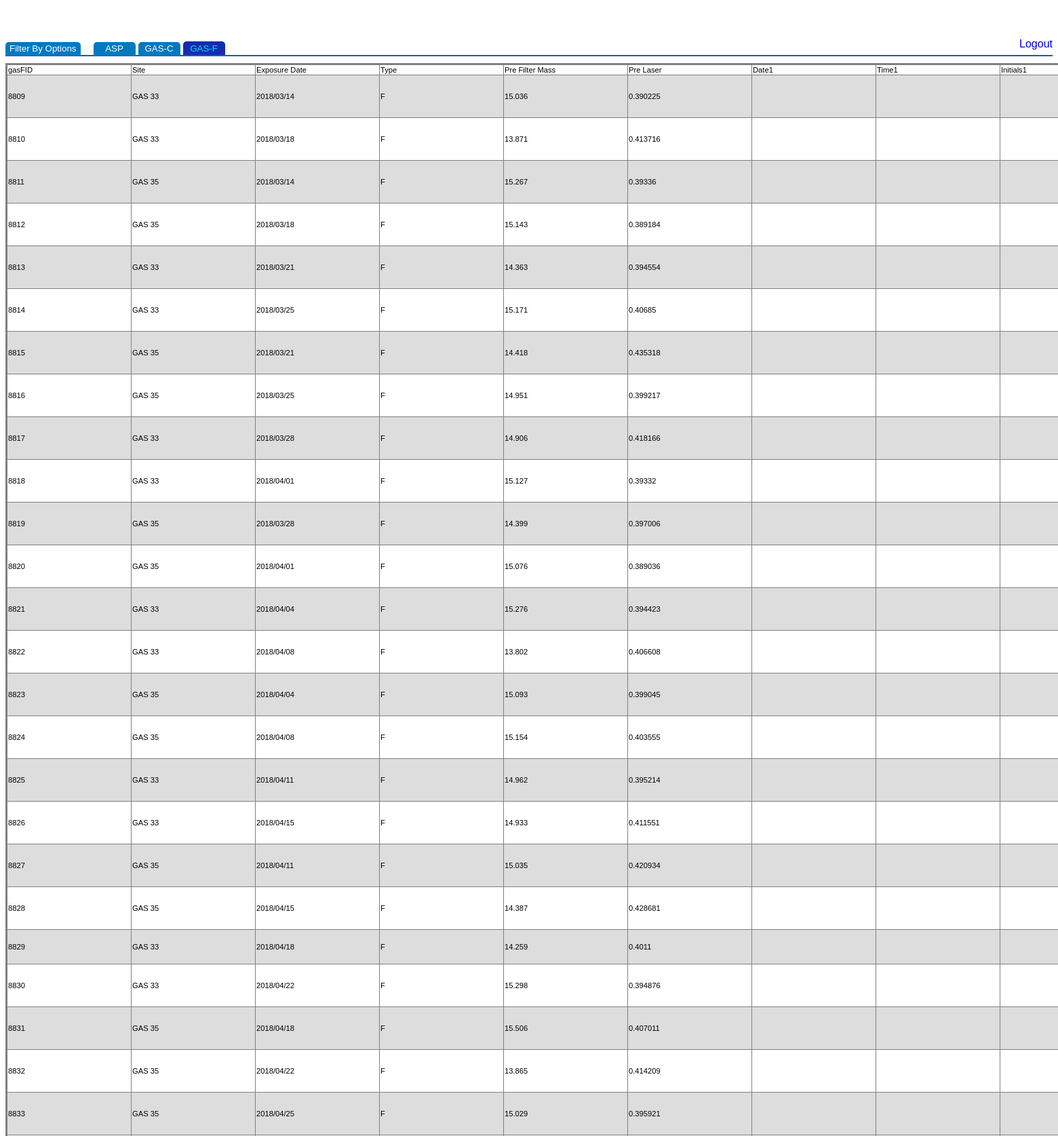
The page /AllGASFData.php (signed in, upper part) on the database its author committed.
### tables this page shows
CREATE TABLE IF NOT EXISTS `gasf` (
  `gasFID` int(11) NOT NULL AUTO_INCREMENT,
  `Site` varchar(15) DEFAULT NULL,
  `Exposure Date` text,
  `Type` char(1) DEFAULT NULL,
  `Pre Filter Mass` double DEFAULT NULL,
  `Pre Laser` double DEFAULT NULL,
  `Date1` text,
  `Time1` text,
  `Initials1` text,
  `Vacuum Valve Closed` int(11) DEFAULT NULL,
  `Pre Vacuum` double DEFAULT NULL,
  `Pre Mass Volume` int(11) DEFAULT NULL,
  `Post Filter Mass` double DEFAULT NULL,
  `Post Laser` double DEFAULT NULL,
  `Date2` text,
  `Time2` text,
  `Initials2` text,
  `Post Vacuum` double DEFAULT NULL,
  `Post Mass Volume` int(11) DEFAULT NULL,
  `Finish Flow Rate` double DEFAULT NULL,
  `Elapsed Time` double DEFAULT NULL,
  `Temperature Max` double DEFAULT NULL,
  `Temperature Min` double DEFAULT NULL,
  `Comments` text,
  `PostDate` text,
  `ReturnDate` text,
  `QA` text,
  `QR barcode Information` text,
  `Exposure Day` varchar(15) DEFAULT NULL,
  `Exposure Month` varchar(15) DEFAULT NULL,
  `Exposure Year` varchar(15) DEFAULT NULL,
  `SamplingDay` text,
  `I0 (405)` double DEFAULT NULL,
  `I0 (465)` double DEFAULT NULL,
  `I0 (525)` double DEFAULT NULL,
  `I0 (639)` double DEFAULT NULL,
  `I0 (870)` double DEFAULT NULL,
  `I0 (940)` double DEFAULT NULL,
  `I0 (1050)` double DEFAULT NULL,
  `I (405)` double DEFAULT NULL,
  `I (465)` double DEFAULT NULL,
  `I (525)` double DEFAULT NULL,
  `I (639)` double DEFAULT NULL,
  `I (870)` double DEFAULT NULL,
  `I (940)` double DEFAULT NULL,
  `I (1050)` double DEFAULT NULL,
  PRIMARY KEY (`gasFID`)
);

### AllGASFData.php (the view, shortened to what this page needs)
<?php
   require_once("db_connect.php");
   ?>
<!DOCTYPE html>
<html lang="en">
   <head>
      <link rel="stylesheet" href="CSS/styles.css">
      <link rel="stylesheet" href="CSS/font-awesome/css/font-awesome.min.css">
   </head>
   <body>
      <div class = "secondBarContainer">
         <div class = "secondBar">
            <button type = "button" onclick = "ToggleFilterMenu();" class = "btn-filter-menu">
               <p class = 'whiteText'>Filter By Options</p>
            </button>
            <button type = "button" onclick = "ViewASPData();" class = "btn-filter-menu" style = "margin-left:15px;">
               <p class = 'whiteText' style = "width:50px;">ASP</p>
            </button>
            <button type = "button" onclick = "ViewGASCData();" class = "btn-filter-menu">
               <p class = 'whiteText' style = "width:50px; ">GAS-C</p>
            </button>
            <button type = "button" onclick = "ViewGASFData();" class = "btn-filter-menu" style = "background-color: #162bb3;">
               <p style = "width:50px; color: #04dcf0;">GAS-F</p>
            </button>
            <div class = "rightDiv">
               <a href="logoff.php" style = "font-family:helvetica;">Logout</a>
            </div>
         </div>
      </div>
      <div class = "navSpacer"></div>
      <?php
         if (isset($_POST['column'])){
         if(isset($_POST['filter'])) {
         $chkbox = $_POST['filter'];
         $i = 0;
         $sql_where = implode (" , ", $chkbox);
         While($i < sizeof($sql_where))
         {
         $i++;
         }
         $sql = "SELECT $sql_where FROM gasf WHERE `Exposure Date` >= now()-interval 3 month ";
         $result = mysqli_query($connection,$sql) or die(mysql_error());
         if (mysqli_num_rows($result) == 0)
            {
                echo "Sorry, but we can not find an entry to match your query...<br><br>";
         	 }
         	     else
            {
               $all_property = array();
         echo '<table class="data-table" border="2" width="auto" overflow: "auto" ID="Table1" style="font-size: 70%;">
                <tr class="data-heading">';
         	while ($property = mysqli_fetch_field($result)) {
            echo '<td>' . $property->name . '</td>';
            array_push($all_property, $property->name);
         }
         }
         echo '</tr>';
         while ($row = mysqli_fetch_array($result)) {
            echo "<tr>";
            foreach ($all_property as $item) {
                echo '<td>' . $row[$item] . '<div style= "width:180px;"</div></td>';
            }
            echo '</tr>';
         }
         }
         }
		 else
            {
         $result = mysqli_query($connection,"SELECT * FROM gasf WHERE `Exposure Date` >= now()-interval 3 month");
         $all_property = array();
         echo '<table class="data-table" border="2" width="auto" overflow: "auto" ID="Table1" style="font-size: 70%;">
                <tr class="data-heading">';
         while ($property = mysqli_fetch_field($result)) {
            echo '<td>' . $property->name . '</td>';
            array_push($all_property, $property->name);
         }
         echo '</tr>';
         while ($row = mysqli_fetch_array($result)) {
            echo "<tr>";
            foreach ($all_property as $item) {
                echo '<td>' . $row[$item] . '<div style= "width:180px;"</div></td>';
            }
            echo '</tr>';
         }
         echo "</table>";
         }
         ?>
   </body>
</html>

### CSS/styles.css (style rules this page uses)
.secondBarContainer { position: fixed; padding-left: 8px; padding-right: 8px; left: 0px; right: 0px; background: white; margin-top: 48px; z-index: 1; }
.secondBar { height: 25px; width: 100%; border-bottom: 2px solid; border-color: #005eb8; }
.secondBar p { display: inline-block; margin: 0; }
.secondBar a { text-decoration: none; color: #0000EE; }
.rightDiv { display: inline-block; float: right; }
.navSpacer { width: 100%; height: 75px; }
.whiteText { padding: 0px; margin: 0px; vertical-align: middle; display: inline-block; color: white; font-family: Arial; margin-right: 5px; }
.btn-filter-menu { height: 80%; margin-top: 5px; background-color: #0079c0; border-style: none; border-top-left-radius: 5px; border-top-right-radius: 5px; }
button { font-family: Arial; }
a { text-decoration: none; color: #0000EE; }
table { margin-top: 10px; border-collapse: collapse; display: inline-block; background-color: white; }
td, th { text-align: left; font-family: Arial; }
tr:nth-child(even) { background-color: #dddddd; }

### rows shown on the page
gasf: gasFID "8809", Site "GAS 33", Exposure Date "2018/03/14", Type "F", Pre Filter Mass "15.036", Pre Laser "0.390225"
gasf: gasFID "8810", Site "GAS 33", Exposure Date "2018/03/18", Type "F", Pre Filter Mass "13.871", Pre Laser "0.413716"
gasf: gasFID "8811", Site "GAS 35", Exposure Date "2018/03/14", Type "F", Pre Filter Mass "15.267", Pre Laser "0.39336"
gasf: gasFID "8812", Site "GAS 35", Exposure Date "2018/03/18", Type "F", Pre Filter Mass "15.143", Pre Laser "0.389184"
gasf: gasFID "8813", Site "GAS 33", Exposure Date "2018/03/21", Type "F", Pre Filter Mass "14.363", Pre Laser "0.394554"
gasf: gasFID "8814", Site "GAS 33", Exposure Date "2018/03/25", Type "F", Pre Filter Mass "15.171", Pre Laser "0.40685"
gasf: gasFID "8815", Site "GAS 35", Exposure Date "2018/03/21", Type "F", Pre Filter Mass "14.418", Pre Laser "0.435318"
gasf: gasFID "8816", Site "GAS 35", Exposure Date "2018/03/25", Type "F", Pre Filter Mass "14.951", Pre Laser "0.399217"
gasf: gasFID "8817", Site "GAS 33", Exposure Date "2018/03/28", Type "F", Pre Filter Mass "14.906", Pre Laser "0.418166"
gasf: gasFID "8818", Site "GAS 33", Exposure Date "2018/04/01", Type "F", Pre Filter Mass "15.127", Pre Laser "0.39332"
gasf: gasFID "8819", Site "GAS 35", Exposure Date "2018/03/28", Type "F", Pre Filter Mass "14.399", Pre Laser "0.397006"
gasf: gasFID "8820", Site "GAS 35", Exposure Date "2018/04/01", Type "F", Pre Filter Mass "15.076", Pre Laser "0.389036"
gasf: gasFID "8821", Site "GAS 33", Exposure Date "2018/04/04", Type "F", Pre Filter Mass "15.276", Pre Laser "0.394423"
gasf: gasFID "8822", Site "GAS 33", Exposure Date "2018/04/08", Type "F", Pre Filter Mass "13.802", Pre Laser "0.406608"
gasf: gasFID "8823", Site "GAS 35", Exposure Date "2018/04/04", Type "F", Pre Filter Mass "15.093", Pre Laser "0.399045"
gasf: gasFID "8824", Site "GAS 35", Exposure Date "2018/04/08", Type "F", Pre Filter Mass "15.154", Pre Laser "0.403555"
gasf: gasFID "8825", Site "GAS 33", Exposure Date "2018/04/11", Type "F", Pre Filter Mass "14.962", Pre Laser "0.395214"
gasf: gasFID "8826", Site "GAS 33", Exposure Date "2018/04/15", Type "F", Pre Filter Mass "14.933", Pre Laser "0.411551"
gasf: gasFID "8827", Site "GAS 35", Exposure Date "2018/04/11", Type "F", Pre Filter Mass "15.035", Pre Laser "0.420934"
gasf: gasFID "8828", Site "GAS 35", Exposure Date "2018/04/15", Type "F", Pre Filter Mass "14.387", Pre Laser "0.428681"
gasf: gasFID "8829", Site "GAS 33", Exposure Date "2018/04/18", Type "F", Pre Filter Mass "14.259", Pre Laser "0.4011"
gasf: gasFID "8830", Site "GAS 33", Exposure Date "2018/04/22", Type "F", Pre Filter Mass "15.298", Pre Laser "0.394876"
gasf: gasFID "8831", Site "GAS 35", Exposure Date "2018/04/18", Type "F", Pre Filter Mass "15.506", Pre Laser "0.407011"
gasf: gasFID "8832", Site "GAS 35", Exposure Date "2018/04/22", Type "F", Pre Filter Mass "13.865", Pre Laser "0.414209"
gasf: gasFID "8833", Site "GAS 35", Exposure Date "2018/04/25", Type "F", Pre Filter Mass "15.029", Pre Laser "0.395921"

### other values the page prints
$property->name "gasFID"
$property->name "Site"
$property->name "Exposure Date"
$property->name "Type"
$property->name "Pre Filter Mass"
$property->name "Pre Laser"
$property->name "Date1"
$property->name "Time1"
$property->name "Initials1"
